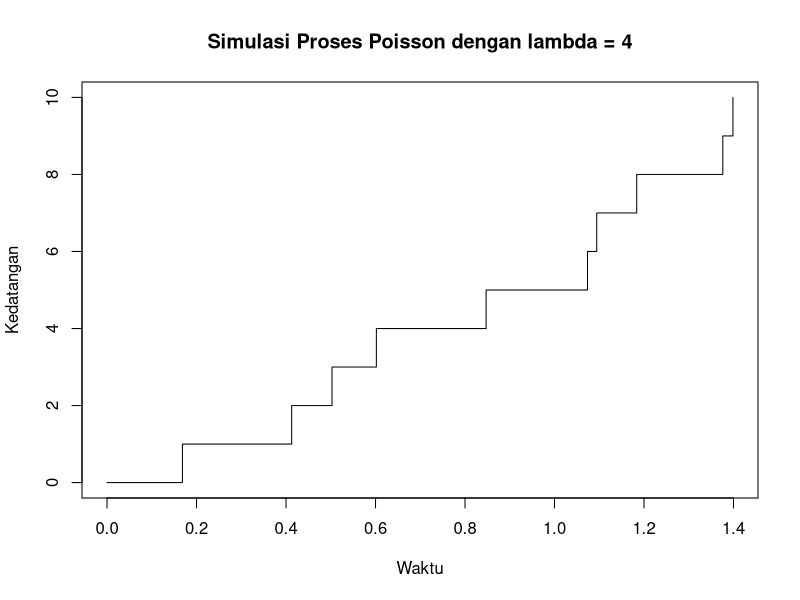

This chart was generated by the following R code:
pp_lambda <- 4

pp_n <- 10
set.seed(2024)
# bilangan random sebanyak pp_n dari distribusi Exp(pp_lambda):
pp_interarrival <- rexp(pp_n, rate = pp_lambda)
pp_interarrival
# jumlahan kumulatif
pp_arrival <- cumsum(pp_interarrival)

pp_arrival

?plot
plot(x = c(0, pp_arrival),
     y = 0 : length(pp_arrival),
     type = "s",
     xlab = "Waktu",
     ylab = "Kedatangan",
     main = "Simulasi Proses Poisson dengan lambda = 4")
